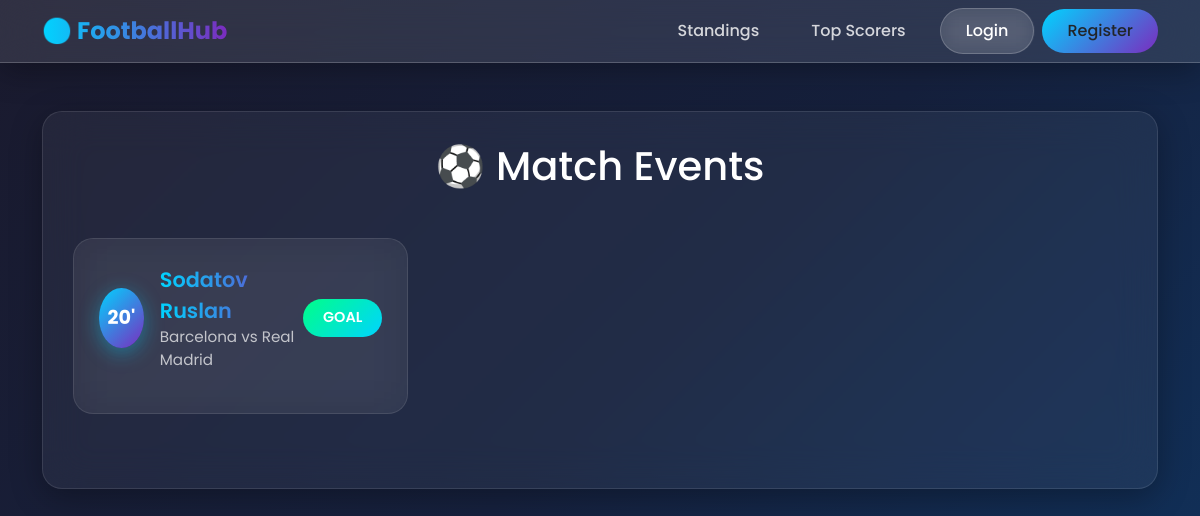
The app's page /match-events/ with its own data.
### football/models.py (models this page shows, shortened)
class MatchEvent(models.Model):
    EVENT_TYPES = [
        ('GOAL', 'Goal'),
        ('YELLOW', 'Yellow Card'),
        ('RED', 'Red Card'),
        ('SUB', 'Substitution'),
    ]
    match = models.ForeignKey(
        Match,
        on_delete=models.CASCADE
    )
    player = models.ForeignKey(
        Player,
        on_delete=models.CASCADE
    )
    minute = models.PositiveIntegerField()
    event_type = models.CharField(
        max_length=20,
        choices=EVENT_TYPES
    )

class Player(models.Model):
    POSITION_CHOICES = [
        ('GK', 'Goalkeeper'),
        ('DF', 'Defender'),
        ('MF', 'Midfielder'),
        ('FW', 'Forward'),
    ]
    team = models.ForeignKey(Team, on_delete=models.CASCADE, related_name='players')
    full_name = models.CharField(max_length=100)
    age = models.PositiveIntegerField()
    number = models.PositiveIntegerField()
    position = models.CharField(max_length=2, choices=POSITION_CHOICES)
    photo = models.ImageField(upload_to='players/', blank=True, null=True)
    overall = models.PositiveIntegerField(default=75)
    pace = models.PositiveIntegerField(default=70)
    shooting = models.PositiveIntegerField(default=70)
    passing = models.PositiveIntegerField(default=70)
    dribbling = models.PositiveIntegerField(default=70)
    defending = models.PositiveIntegerField(default=70)
    physical = models.PositiveIntegerField(default=70)

class Match(models.Model):
    tournament = models.ForeignKey(Tournament, on_delete=models.CASCADE)
    home_team = models.ForeignKey(Team,on_delete=models.CASCADE,related_name='home_matches')
    away_team = models.ForeignKey(Team,on_delete=models.CASCADE,related_name='away_matches')
    date = models.DateTimeField()
    home_score = models.PositiveIntegerField(default=0)
    away_score = models.PositiveIntegerField(default=0)
    stream_url = models.URLField(blank=True, null=True)
    is_live = models.BooleanField(default=False)
    man_of_the_match = models.ForeignKey(
    Player,
    on_delete=models.SET_NULL,
    null=True,
    blank=True
)

class Team(models.Model):
    name = models.CharField(max_length=100)
    city = models.CharField(max_length=100)
    logo = models.ImageField(upload_to='teams/', blank=True, null=True)
    stadium = models.CharField(max_length=100, blank=True, null=True)
    capacity = models.PositiveIntegerField(blank=True, null=True)
    created_at = models.DateTimeField(auto_now_add=True)

### football/views.py (the view)
# urls.py: path('match-events/', views.MatchEventListView.as_view(), name='match_event_list'),
class MatchEventListView(generic.ListView):
    model = MatchEvent
    template_name = 'football/match_event_list.html'
    context_object_name = 'match_events'

### templates/football/match_event_list.html (shortened to what this page needs)
{% extends 'base.html' %}
{% block content %}
<div class="glass-card">
    <h1 class="text-center mb-5">⚽ Match Events</h1>
    <div class="row">
        {% for event in match_events %}
            <div class="col-md-6 col-lg-4 mb-4">
                <div class="event-card">
                    <div class="d-flex align-items-center justify-content-between mb-3">
                        <div class="d-flex align-items-center gap-3">
                            <div class="minute-badge">{{ event.minute }}'</div>
                            <div>
                                <div class="player-name">{{ event.player.full_name }}</div>
                                <div class="match-info">{{ event.match.home_team.name }} vs {{ event.match.away_team.name }}</div>
                            </div>
                        </div>
                        <div class="event-type-badge {% if event.event_type == 'GOAL' %}event-goal{% elif event.event_type == 'YELLOW' %}event-yellow{% elif event.event_type == 'RED' %}event-red{% else %}event-sub{% endif %}">
                            {{ event.get_event_type_display }}
                        </div>
                    </div>
                </div>
            </div>
        {% empty %}
            <div class="col-12">
                <div class="text-center text-muted py-5">
                    <p>No match events available yet.</p>
                </div>
            </div>
        {% endfor %}
    </div>
</div>
{% endblock %}

### templates/base.html (style rules this page uses)
* { font-family: 'Poppins', sans-serif; }
body { background: linear-gradient(135deg, #1a1a2e 0%, #16213e 50%, #0f3460 100%); min-height: 100vh; color: #fff; }
.glass-card { background: rgba(255, 255, 255, 0.05); backdrop-filter: blur(20px); border: 1px solid rgba(255, 255, 255, 0.1); border-radius: 20px; padding: 30px; box-shadow: 0 8px 32px rgba(0, 0, 0, 0.3); }

### templates/football/match_event_list.html (style rules this page uses)
.event-card { background: rgba(255, 255, 255, 0.05); backdrop-filter: blur(20px); border: 1px solid rgba(255, 255, 255, 0.1); border-radius: 20px; padding: 25px; margin-bottom: 20px; transition: all 0.3s ease; position: relative; overflow: hidden; }
.event-card::before { content: ''; position: absolute; top: 0; left: -100%; width: 100%; height: 100%; background: linear-gradient(90deg, transparent, rgba(255, 255, 255, 0.1), transparent); transition: left 0.5s ease; }
.event-type-badge { padding: 8px 20px; border-radius: 25px; font-weight: 600; font-size: 0.9rem; text-transform: uppercase; }
.event-goal { background: linear-gradient(135deg, #00ff88, #00d4ff); }
.minute-badge { width: 60px; height: 60px; border-radius: 50%; background: linear-gradient(135deg, #00d4ff, #7b2cbf); display: flex; align-items: center; justify-content: center; font-size: 1.2rem; font-weight: 700; box-shadow: 0 5px 20px rgba(0, 212, 255, 0.4); }
.player-name { font-size: 1.3rem; font-weight: 600; background: linear-gradient(90deg, #00d4ff, #7b2cbf); -webkit-background-clip: text; -webkit-text-fill-color: transparent; background-clip: text; }
.match-info { color: rgba(255, 255, 255, 0.7); font-size: 0.95rem; }

### records on screen
MatchEvent: minute "20", player.full_name "Sodatov Ruslan", match.home_team.name "Barcelona", match.away_team.name "Real Madrid", event_type "GOAL"
